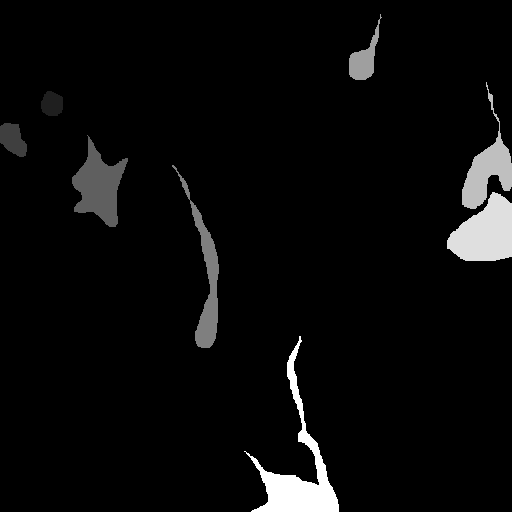
#> input picture data/image_09_00_rois2.png, 512 x 512 px, given in place of image_09_00_protein.png, which was not available
$ python compare-example.py   (older library calls are emulated)
#> lines starting #> are read from the running program, lines starting #| are printed output that depends on the picture; after the words box and inside, x2 and y2 are one past the last pixel; in counts of white or black regions, pixels touching at a corner belong together; pictures that were not available may be replaced by others from this repository, and a replacement may not be noted
from matplotlib import pyplot as plt
import numpy as np
import mahotas as mh
from glob import glob
MU_PER_PIXEL = 0.69

f = sorted(glob('data/*rois2.png'))[0]
protein = mh.imread(f.replace('rois2','protein'))
#> protein: shape (512, 512, 3); min 0, max 8, mean 0.322
dna = mh.imread(f.replace('rois2','dna'))
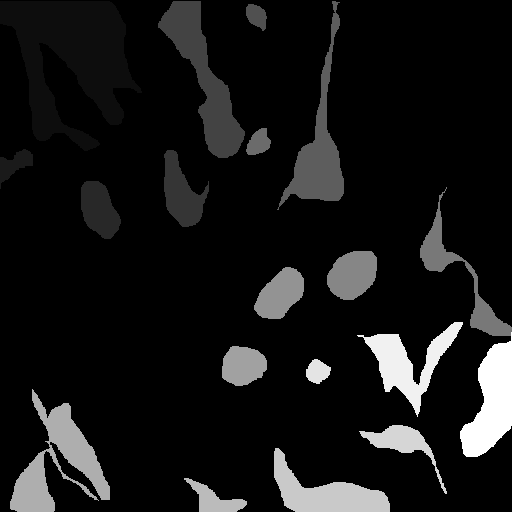
#> input picture data/image_09_02_rois2.png, 512 x 512 px, given in place of image_09_00_dna.png, which was not available
#> dna: shape (512, 512, 3); min 0, max 19, mean 1.65
rois = mh.imread(f.replace('rois2','rois'))
rois2 = mh.imread(f)

def composite(dna, protein, rois):
    '''Build composite image

    Parameters
    ----------
    dna : ndarray
    protein : ndarray
    rois : ndarray

    Returns
    -------
    comp : ndarray of shape (h,w,3)
        RGB image
    '''
    borders = 255*mh.borders(rois != 0)
    borders = np.dstack([borders, borders, borders])
    im = np.maximum(borders, mh.as_rgb(dna, protein, 0)).astype(np.uint8)
    im[492:500,400:400+50/MU_PER_PIXEL] = 255
    return im


plt.subplot(1,2,1)
plt.imshow(composite(dna, protein, rois))
#> (the call stopped at in composite, `borders = 255*mh.borders(rois != 0)`: mahotas is not available in this run)
plt.xticks([])
plt.yticks([])
plt.subplot(1,2,2)
plt.imshow(composite(dna, protein, rois2))
#> (the call stopped at in composite, `borders = 255*mh.borders(rois != 0)`: mahotas is not available in this run)
plt.xticks([])
plt.yticks([])
fig = plt.gcf()
fig.tight_layout()
fig.set_figwidth(6)
fig.set_figheight(3)
plt.savefig('figures/compare-example.png', dpi=300)
plt.savefig('figures/compare-example.pdf')

rois = (rois != 0)
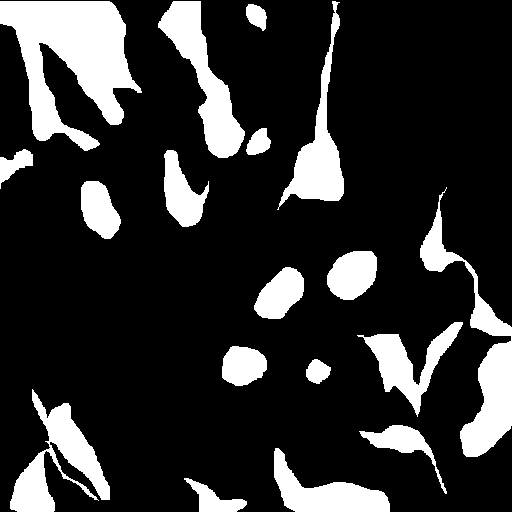
#> rois: shape (512, 512, 3) bool; 18.8% white; 18 white regions, largest, box (x1, y1, x2, y2) and area: (0, 1, 142, 151) 11110, (420, 187, 512, 457) 5923, (158, 1, 245, 158) 4754
rois2 = (rois2 != 0)
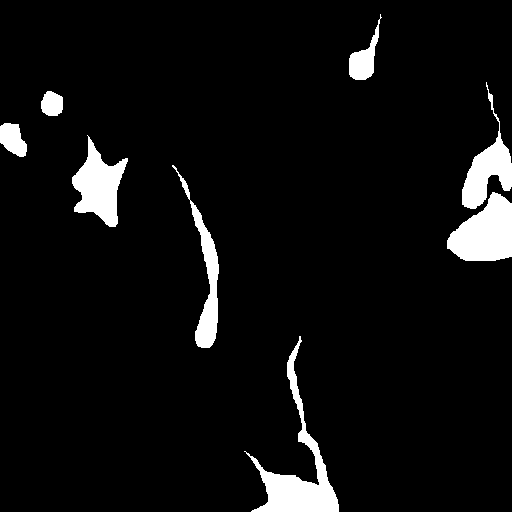
#> rois2: shape (512, 512, 3) bool; 5.8% white; 8 white regions, largest, box (x1, y1, x2, y2) and area: (244, 336, 339, 512) 3623, (447, 192, 512, 261) 3044, (72, 135, 128, 227) 2586
total = np.sum(rois)
#> total = 147531
total2 = np.sum(rois2)
#> total2 = 45684
s = float(rois.size)
#> s = 786432
c00, c10, c01, c11 = np.bincount(rois.ravel() + 2 *rois2.ravel())
#> c00 = 603393; c10 = 137355; c01 = 35508; c11 = 10176

print("Total     {}      \t{}".format(total, total2))
#| Total     147531      	45684
print("Fraction  {:.1%}  \t{:.1%}".format(total/s, total2/s))
#| Fraction  18.8%  	5.8%
print("================================")
print("Contigency Matrix")
print("================================")
print("           Operator 1")
print("Operator 2")
print("          No           Yes")
print("No        {:6}      {:6}".format(c00,c01))
#| No        603393       35508
print("Yes       {:6}      {:6}".format(c10,c11))
#| Yes       137355       10176
